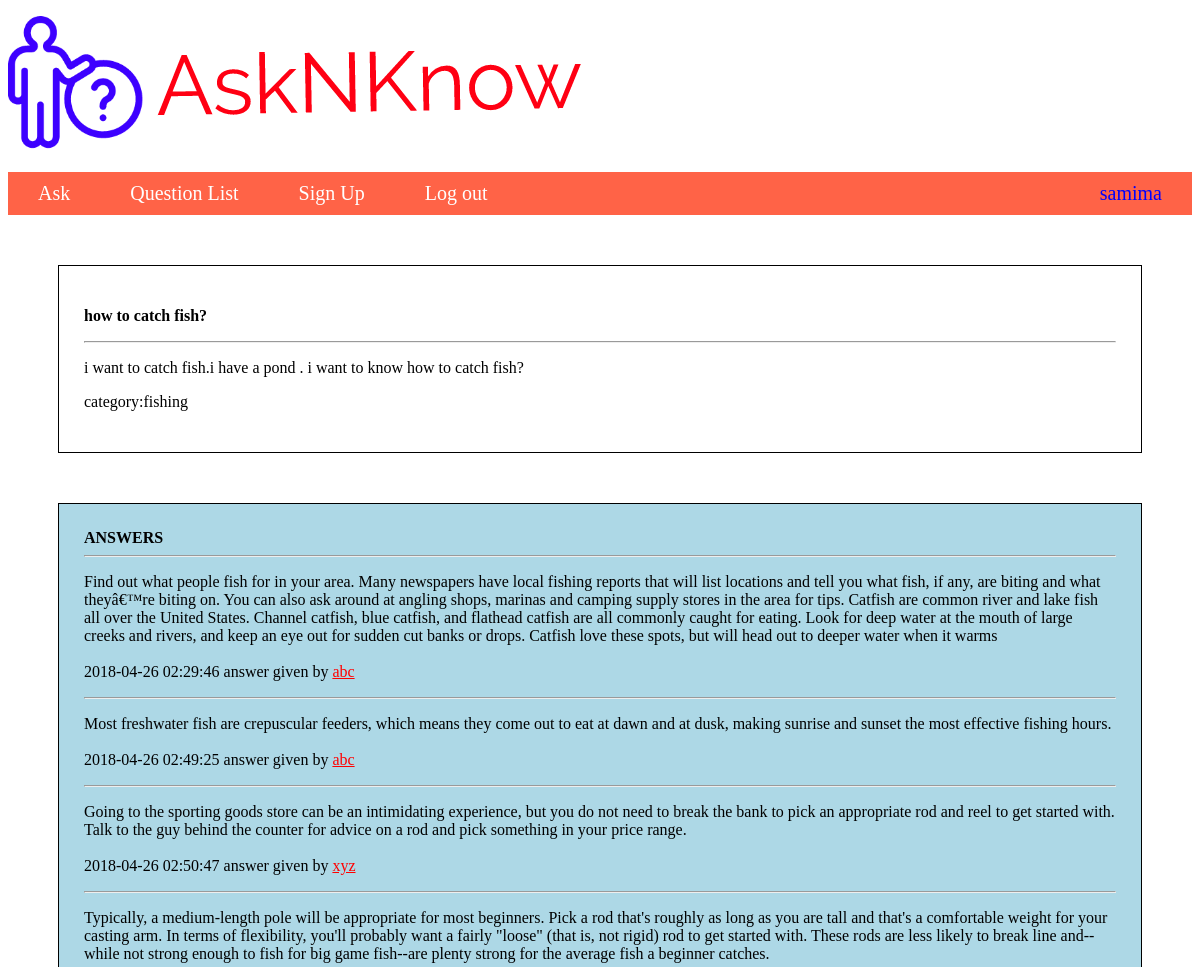
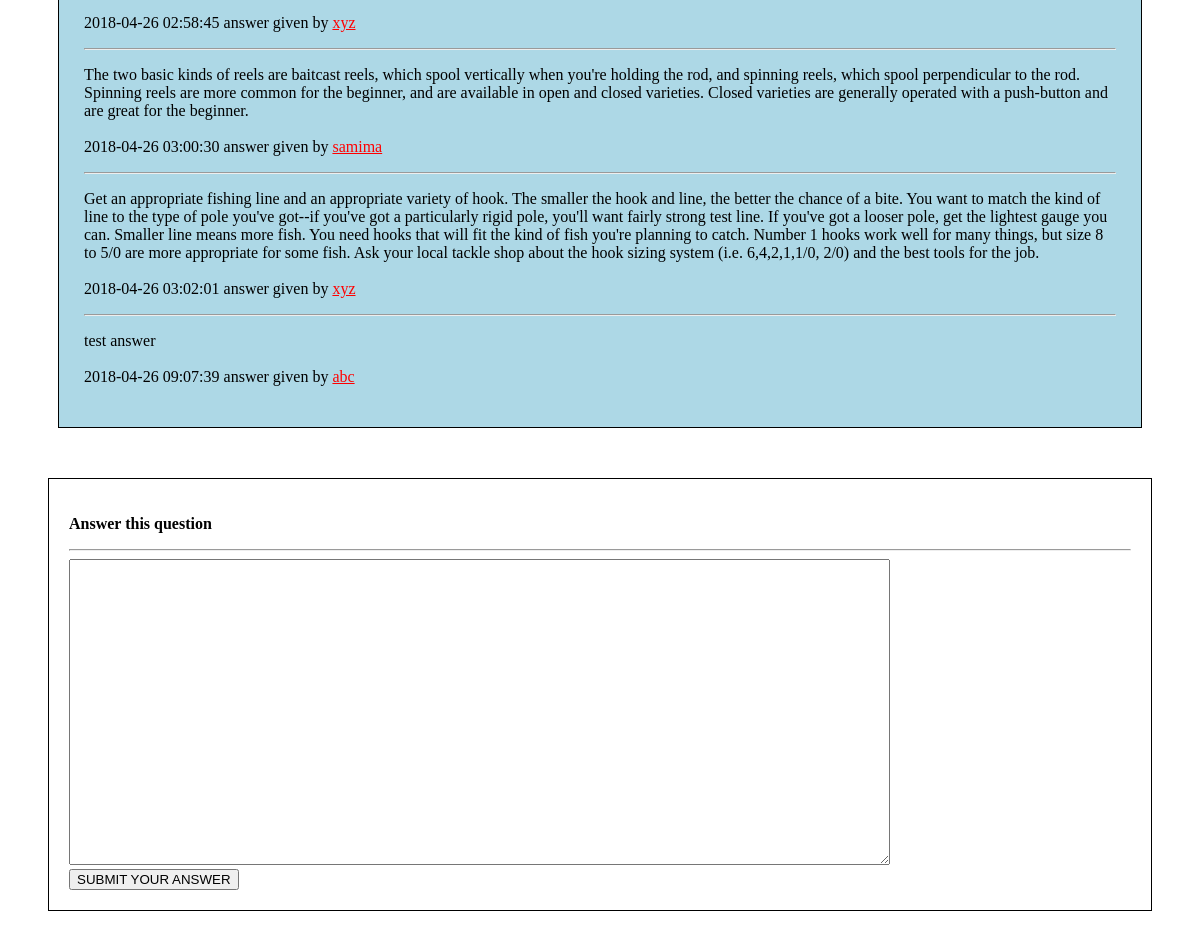
The app's page /answer.php?question_id=3 (signed in) with its own data (2 pictures, top to bottom).
### tables this page shows
CREATE TABLE `question` (
  `id` int(20) NOT NULL,
  `title` varchar(1000) NOT NULL,
  `question` varchar(5000) NOT NULL,
  `category` varchar(100) NOT NULL,
  `user_id` int(20) NOT NULL,
  `time` timestamp NOT NULL DEFAULT CURRENT_TIMESTAMP ON UPDATE CURRENT_TIMESTAMP,
  `upvote` int(50) NOT NULL,
  `downvote` int(50) NOT NULL
);

CREATE TABLE `answer` (
  `id` int(20) NOT NULL,
  `question_id` int(20) NOT NULL,
  `user_id` int(20) NOT NULL,
  `answer` varchar(2000) NOT NULL,
  `time` timestamp NOT NULL DEFAULT CURRENT_TIMESTAMP ON UPDATE CURRENT_TIMESTAMP
);

CREATE TABLE `user` (
  `id` int(10) NOT NULL,
  `username` varchar(255) NOT NULL,
  `email` varchar(255) NOT NULL,
  `password` varchar(100) NOT NULL,
  `reg_date` timestamp NOT NULL DEFAULT CURRENT_TIMESTAMP ON UPDATE CURRENT_TIMESTAMP
);

### answer.php (the view, shortened to what this page needs)
<!DOCTYPE html>
<html>
<head>
</head>
<body>
	<?php include("header.php") ?>
	<?php
		$conn=connect();
		$id=$_REQUEST['question_id'];
		$sql="select * from question where id='$id'";
		$result=mysqli_query($conn,$sql);
		if(mysqli_num_rows($result)==1){
			$row=mysqli_fetch_assoc($result);
			echo "<div class='question_view'>";
			echo "<p><b>$row[title]</b></p><hr>";
			echo "<p>$row[question]</p>";
			echo "<p>category:$row[category]</p>";
			echo "</div>";
		}
		$answer_sql="select a.*, b.username from answer a,user b where a.user_id=b.id and a.question_id=$id";
		$answer_res=mysqli_query($conn,$answer_sql);
		if(mysqli_num_rows($answer_res)>0){
			echo "<div class='answer_view'>".
				 "<b>ANSWERS</b><br>";
			while($row=mysqli_fetch_assoc($answer_res)){
				echo "<hr><p>$row[answer]<br><br>$row[time] answer given by ".
				     " <a style='color:red' href='profile.php?user_id=$row[user_id]'>$row[username]</a></p>";
			}
			echo "</div>";
		}
	?>
	<div class="answer_box">
		<form method="post" action="answer_insert.php?question_id=<?php echo($id); ?>">
			<p><b>Answer this question</b></p>
			<hr>
			<textarea name="answer" rows="20" cols="100" required></textarea><br>
			<input type="submit" value="SUBMIT YOUR ANSWER">
		</form>
	</div>
</body>
</html>

### answer.php (style rules this page uses)
.question_view { border: 1px solid black; margin: 50px; padding: 25px; }
.answer_view { border: 1px solid black; margin: 50px; padding: 25px; background-color: lightblue; }
.answer_box { border: 1px solid black; margin: 40px; padding: 20px; }

### records on screen
question: title "how to catch fish?", question "i want to catch fish.i have a pond . i want to know how to catch fish?", category "fishing"
answer: answer "Find out what people fish for in your area. Many newspapers have local fishing reports that will list locations and tell you what fish, if any, are biting and what theyâ€™re biting on. You can also ask around at angling shops, marinas and camping supply stores in the area for tips. Catfish are common river and lake fish all over the United States. Channel catfish, blue catfish, and flathead catfish are all commonly caught for eating. Look for deep water at the mouth of large creeks and rivers, and keep an eye out for sudden cut banks or drops. Catfish love these spots, but will head out to deeper water when it warms", time "2018-04-26 02:29:46", user.username "abc"
answer: answer "Most freshwater fish are crepuscular feeders, which means they come out to eat at dawn and at dusk, making sunrise and sunset the most effective fishing hours.", time "2018-04-26 02:49:25", user.username "abc"
answer: answer "Going to the sporting goods store can be an intimidating experience, but you do not need to break the bank to pick an appropriate rod and reel to get started with. Talk to the guy behind the counter for advice on a rod and pick something in your price range.", time "2018-04-26 02:50:47", user.username "xyz"
answer: answer "Typically, a medium-length pole will be appropriate for most beginners. Pick a rod that's roughly as long as you are tall and that's a comfortable weight for your casting arm. In terms of flexibility, you'll probably want a fairly \"loose\" (that is, not rigid) rod to get started with. These rods are less likely to break line and--while not strong enough to fish for big game fish--are plenty strong for the average fish a beginner catches.", time "2018-04-26 02:58:45", user.username "xyz"
answer: answer "The two basic kinds of reels are baitcast reels, which spool vertically when you're holding the rod, and spinning reels, which spool perpendicular to the rod. Spinning reels are more common for the beginner, and are available in open and closed varieties. Closed varieties are generally operated with a push-button and are great for the beginner.", time "2018-04-26 03:00:30", user.username "samima"
answer: answer "Get an appropriate fishing line and an appropriate variety of hook. The smaller the hook and line, the better the chance of a bite. You want to match the kind of line to the type of pole you've got--if you've got a particularly rigid pole, you'll want fairly strong test line. If you've got a looser pole, get the lightest gauge you can. Smaller line means more fish. You need hooks that will fit the kind of fish you're planning to catch. Number 1 hooks work well for many things, but size 8 to 5/0 are more appropriate for some fish. Ask your local tackle shop about the hook sizing system (i.e. 6,4,2,1,1/0, 2/0) and the best tools for the job.", time "2018-04-26 03:02:01", user.username "xyz"
answer: answer "test answer", time "2018-04-26 09:07:39", user.username "abc"

### other values on screen
$_SESSION[username] "samima"
